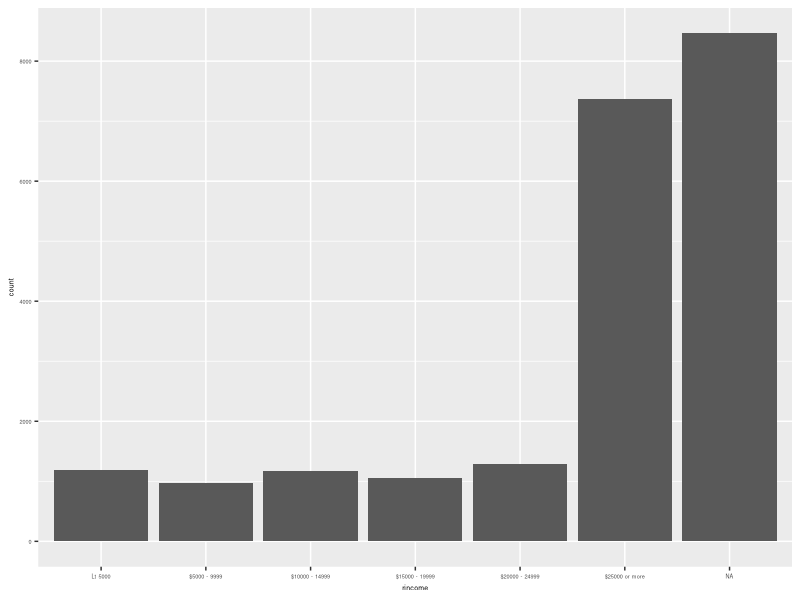

R code for this plot:
#------------------------------
# Exercise 15.3.1 R4DS: Explore income distribution in forcats::gss_cat data.
#------------------------------
library("forcats")
library("tidyverse")

summarize(group_by(gss_cat, rincome))
tt<-gss_cat
tt$rincome <-as.character(tt$rincome)
tt$rincome[tt$rincome %in% c("No answer","Don't know","Refused","Not applicable")] <- "NA"
# it's probably better to have income intervals with equal width:
tt$rincome[tt$rincome %in% c("Lt $1000", "$1000 to 2999", "$3000 to 3999", "$4000 to 4999")] <- "Lt 5000"
tt$rincome[tt$rincome %in% c("$5000 to 5999", "$6000 to 6999", "$7000 to 7999", "$8000 to 9999")] <- "$5000 - 9999"
income_levels=c("Lt 5000","$5000 - 9999", "$10000 - 14999", "$15000 - 19999", "$20000 - 24999", "$25000 or more")
yy<-within(tt, rincome<-factor(rincome, levels=income_levels))  
ggplot(yy, aes(rincome)) + geom_bar() + theme(text = element_text(size=5))
count(yy, rincome)
# About one third of the survey participants has not provided their income. 
# In some other cases of analyses the reasons of not providing income should not be replaced as NA just as I did. 
